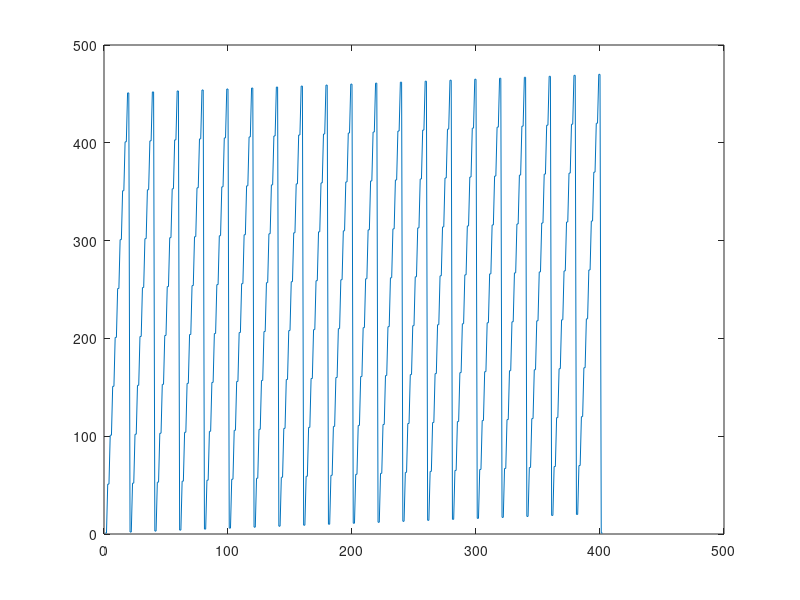

This chart was generated by the following MATLAB code:
clear all 
close all 
clc
NB_seq = 20; 
NB_dgt=10; 
NB_states=402; 
NB_sam = 50; 

count=0;
for idx_state=1:2:NB_states-2
   
    if(mod(idx_state,20)==1)
        count=count+1;
        disp(count)
    end
    idx_presented(idx_state) = 25*mod(idx_state, 20)-25+count; 
    idx_presented(idx_state+1) = idx_presented(idx_state);
    
end
idx_presented(NB_states-1:NB_states) = 1; 
plot(idx_presented)

dlmwrite('idx_presented.dat', idx_presented,'-append','delimiter',' ','roffset',1)
